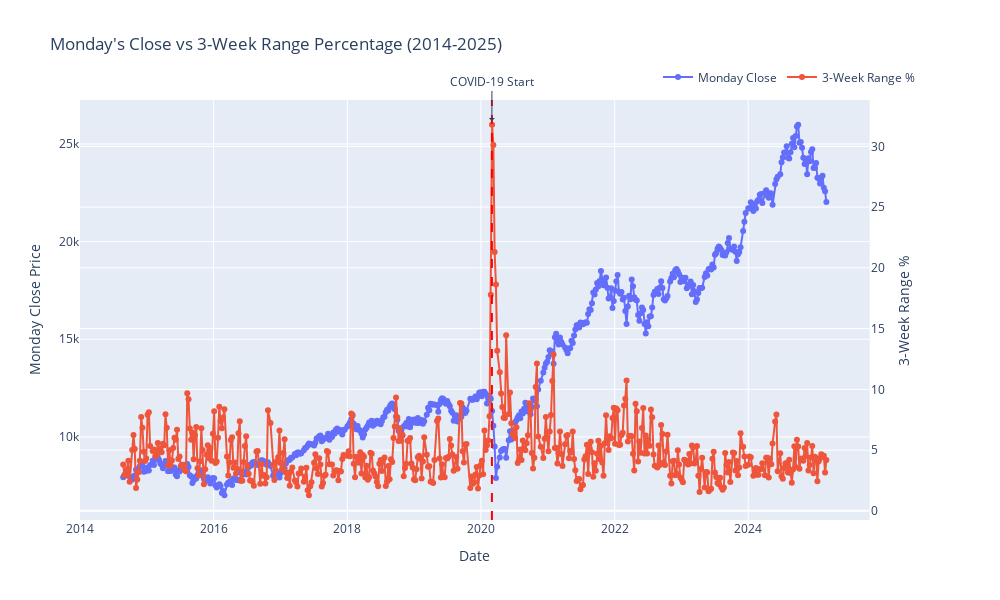

Notebook cell for this chart:
### Code cell
# --------------------------------------------------------------------------------
# Part 1: Overall Market Analysis
# --------------------------------------------------------------------------------

print("\n\nPart 1: Overall Market Analysis\n")

# Plot trend of Monday's closing price over time with COVID cutoff marker
plt.figure(figsize=(14, 7))
plt.plot(analysis_df['monday_date'], analysis_df['monday_close'], marker='o', linestyle='-', color='blue')
plt.axvline(x=covid_cutoff, color='red', linestyle='--', label='COVID-19 Start')
plt.title('Trend of Monday\'s First Hour Closing Price (2014-2025)')
plt.xlabel('Date')
plt.ylabel('Closing Price')
plt.grid(True)
plt.xticks(rotation=45)
plt.legend()
plt.tight_layout()
plt.show()

# Calculate weekly changes and plot
analysis_df['weekly_change'] = analysis_df['monday_close'].pct_change() * 100

# Handle missing values (NaNs) in 'weekly_change'
analysis_df = analysis_df.dropna(subset=['weekly_change'])

# Convert 'monday_date' to datetime objects (if it's not already)
analysis_df['monday_date'] = pd.to_datetime(analysis_df['monday_date'])

# Create a color list based on positive/negative changes
colors = ['green' if x > 0 else 'red' for x in analysis_df['weekly_change']]

# Plotting
plt.figure(figsize=(14, 7))
plt.bar(analysis_df['monday_date'], analysis_df['weekly_change'], color=colors, width=5)  # Adjust width for better visualization
plt.axvline(x=pd.to_datetime(covid_cutoff), color='black', linestyle='--', label='COVID-19 Start')  # Ensure covid_cutoff is datetime
plt.title('Weekly Percentage Change in Monday\'s First Hour Closing Price')
plt.xlabel('Date')
plt.ylabel('Percentage Change (%)')
plt.axhline(y=0, color='black', linestyle='-', alpha=0.3)
plt.grid(True, axis='y')
plt.xticks(rotation=45)
plt.legend()
plt.tight_layout()
plt.show()

# Volatility comparison using rolling standard deviation of returns
window_size = 10
analysis_df['rolling_volatility'] = analysis_df['weekly_change'].rolling(window=window_size).std()

plt.figure(figsize=(14, 7))
plt.plot(analysis_df['monday_date'], analysis_df['rolling_volatility'], color='purple')
plt.axvline(x=covid_cutoff, color='red', linestyle='--', label='COVID-19 Start')
plt.title(f'{window_size}-Week Rolling Volatility of Nifty Returns')
plt.xlabel('Date')
plt.ylabel('Standard Deviation of Returns (%)')
plt.grid(True)
plt.xticks(rotation=45)
plt.legend()
plt.tight_layout()
plt.show()

# Create interactive plot with Plotly comparing Monday Close and Range %
fig = make_subplots(specs=[[{"secondary_y": True}]])

fig.add_trace(
    go.Scatter(x=analysis_df['monday_date'], y=analysis_df['monday_close'],
               mode='lines+markers', name='Monday Close'),
    secondary_y=False,
)

fig.add_trace(
    go.Scatter(x=analysis_df['monday_date'], y=analysis_df['range_pct'],
               mode='lines+markers', name='3-Week Range %'),
    secondary_y=True,
)

# Add a vertical line for COVID-19 start
fig.add_shape(
    type="line",
    x0=covid_cutoff,
    x1=covid_cutoff,
    y0=0,
    y1=1,
    yref="paper",
    line=dict(color="red", width=2, dash="dash"),
)

# Add annotation for COVID-19
fig.add_annotation(
    x=covid_cutoff,
    y=0.95,
    yref="paper",
    text="COVID-19 Start",
    showarrow=True,
    arrowhead=1,
    ax=0,
    ay=-40
)

fig.update_layout(
    title_text="Monday's Close vs 3-Week Range Percentage (2014-2025)",
    xaxis_title="Date",
    legend=dict(orientation="h", yanchor="bottom", y=1.02, xanchor="right", x=1),
    height=600,
    width=1000
)

fig.update_yaxes(title_text="Monday Close Price", secondary_y=False)
fig.update_yaxes(title_text="3-Week Range %", secondary_y=True)

fig.show()

### Figure 1 — Plotly figure (JSON) as saved in the notebook; plotly's stock layout.template omitted (floating-point values rounded to 4 significant figures; data arrays with more than 128 entries replaced by an {"elided": "..."} marker saying what was removed)
{"data": [{"mode": "lines+markers", "name": "Monday Close", "type": "scatter", "x": {"elided": "517 str values"}, "xaxis": "x", "y": {"elided": "517 float values"}, "yaxis": "y"}, {"mode": "lines+markers", "name": "3-Week Range %", "type": "scatter", "x": {"elided": "517 str values"}, "xaxis": "x", "y": {"elided": "517 float values"}, "yaxis": "y2"}], "layout": {"annotations": [{"arrowhead": 1, "ax": 0, "ay": -40, "showarrow": true, "text": "COVID-19 Start", "x": "2020-03-01T00:00:00", "y": 0.95, "yref": "paper"}], "height": 600, "legend": {"orientation": "h", "x": 1, "xanchor": "right", "y": 1.02, "yanchor": "bottom"}, "shapes": [{"line": {"color": "red", "dash": "dash", "width": 2}, "type": "line", "x0": "2020-03-01T00:00:00", "x1": "2020-03-01T00:00:00", "y0": 0, "y1": 1, "yref": "paper"}], "title": {"text": "Monday's Close vs 3-Week Range Percentage (2014-2025)"}, "width": 1000, "xaxis": {"anchor": "y", "domain": [0, 0.94], "title": {"text": "Date"}}, "yaxis": {"anchor": "x", "domain": [0, 1], "title": {"text": "Monday Close Price"}}, "yaxis2": {"anchor": "x", "overlaying": "y", "side": "right", "title": {"text": "3-Week Range %"}}}}
